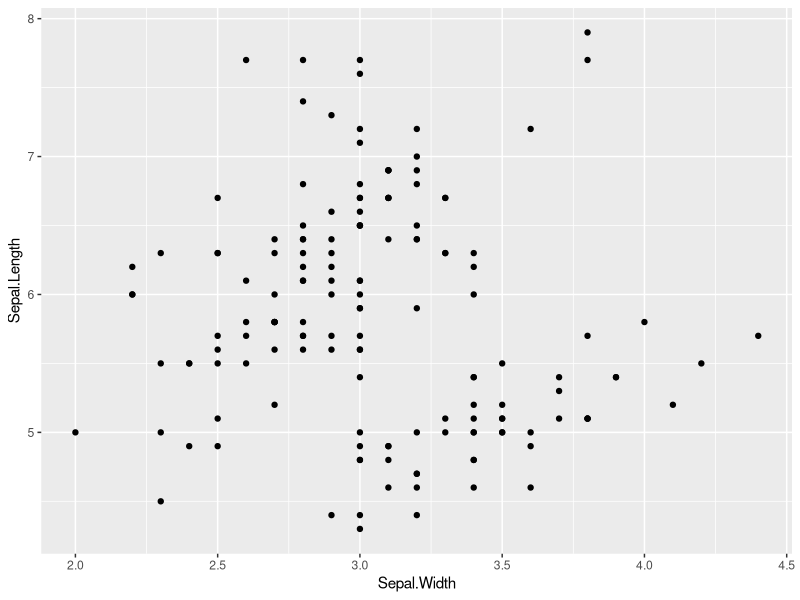
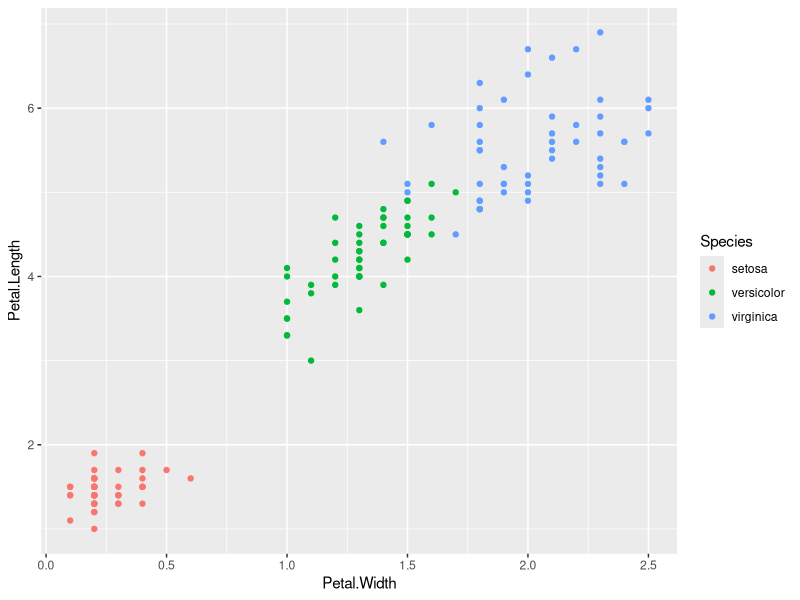
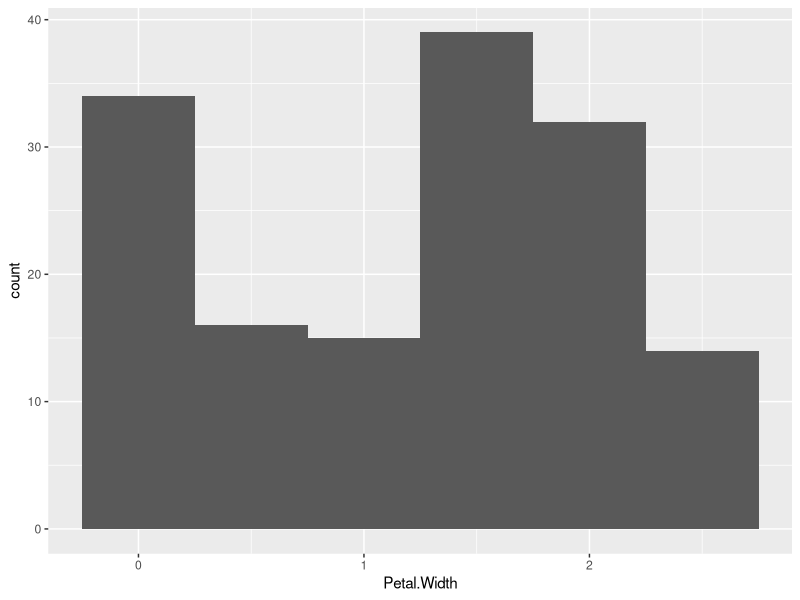
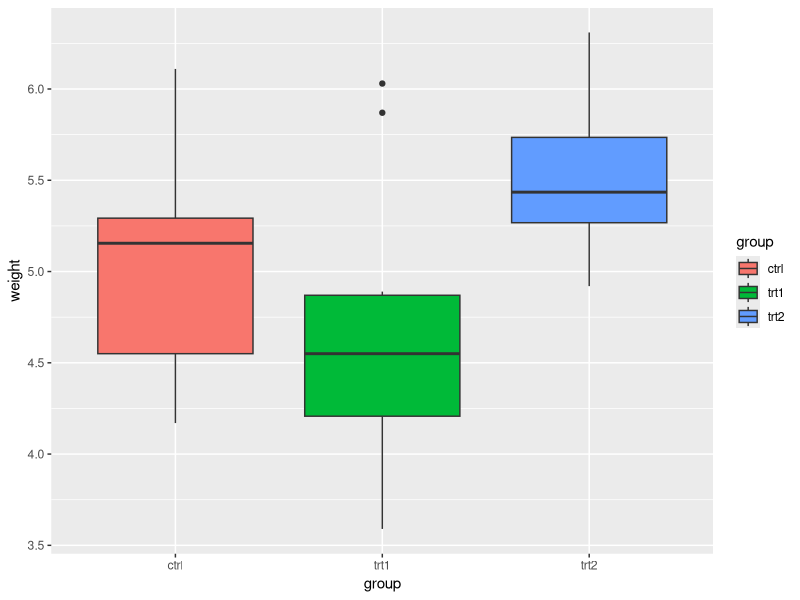
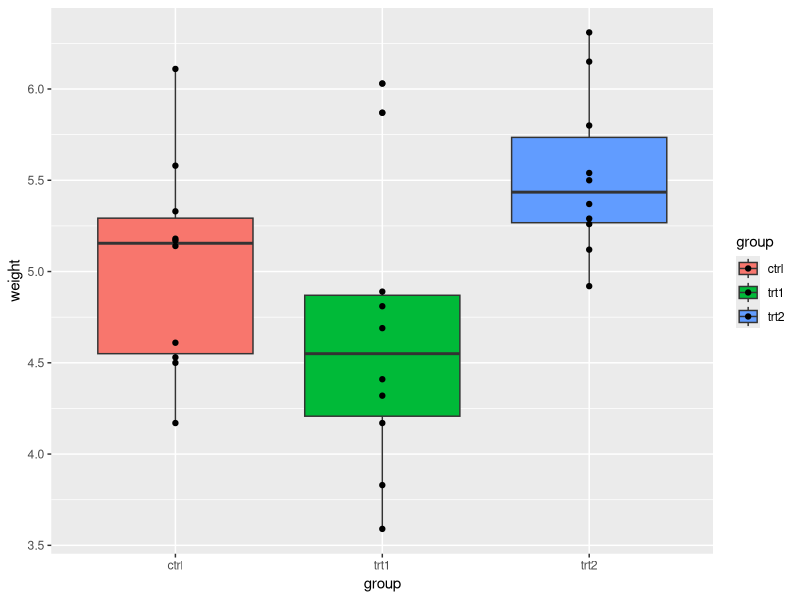

Here is the R script that generated these plots, in order:
# Tidyverse Exam – Data Manipulation in R (using `mtcars` dataset)

# tidyverse ---------------------------------------------------------------

# Use `df_mtcars` for Questions 1 - 10
library(tidyverse)
df_mtcars <- as_tibble(mtcars,
                       rownames = "model")

# 1. Filter rows where number of cylinders (`cyl`) is 6
# Write code to create a new data frame that only includes rows where `cyl == 6`.
# Assign to: `mtcars_cyl6`

mtcars_cyl6 <- filter(df_mtcars, cyl==6)
mtcars_cyl6   

# 2. Filter rows where number of gears (`gear`) is either 3 or 5
# Use `%in%` to filter the `df_mtcars` dataset for these two `gear` values.
# Assign to: `mtcars_g35`

mtcars_g35 <- filter(df_mtcars, gear %in% c(3,5))
mtcars_g35

# 3. Filter rows where miles per gallon (`mpg`) is greater than 25
# Create a subset of `df_mtcars` where `mpg > 25`.
# Assign to: `mtcars_mpg25`

mtcars_mpg25 <- filter(df_mtcars, mpg>25)
mtcars_mpg25

# 4. Filter rows where weight (`wt`) is less than 2.5 AND number of cylinders (`cyl`) is 4
# Combine logical conditions using `&`.
# Assign to: `mtcars_light_cyl4`

mtcars_light_cyl4 <- df_mtcars %>% 
  filter(wt<2.5 & cyl==4)
mtcars_light_cyl4

# 5. Sort `df_mtcars` by horsepower (`hp`) in ascending order
# Use `arrange()` to sort the data.
# Assign to: `mtcars_hp`

mtcars_hp <- arrange(df_mtcars, hp)
mtcars_hp

# 6. Sort `df_mtcars` by quarter mile time (`qsec`) in descending order
# Use `desc()` inside `arrange()`.
# Assign to: `mtcars_qsec`

mtcars_qsec <- arrange(df_mtcars, desc(qsec))
mtcars_qsec

# 7. Exclude the `drat` column
# Use `select()` with `-` (minus sign) to remove the column.
# Assign to: `mtcars_no_drat`

mtcars_no_drat <- select(df_mtcars, -drat)
mtcars_no_drat

# 8. Add a new column `ptw` that equals the ratio of horsepower (`hp`) to weight (`wt`) (`hp / wt`)
# Use `mutate()` to add the new column.
# Assign to: `mtcars_with_ptw`

mtcars_with_ptw <- df_mtcars %>% 
  mutate(ptw = hp/wt)

mtcars_with_ptw

# 9. Identify the car `model` with the highest `ptw` among cars with six cylinders (`cyl == 6`).
# Hint: Use `mtcars_with_ptw` and a chain of `filter()` and `arrange()` with `%>%`.
# Write the car model here: [Ferrari Dino]

mtcars_with_ptw %>% 
  filter(cyl == 6) %>% 
  arrange(desc(ptw))

# 10. Group by number of gears (`gear`) and summarize minimum & maximum values of `mpg`
# Use `group_by()` and `summarize()` to calculate minimum & maximum values of `mpg` within each group.
# Minimum and maximum values of each group should be represented as separate columns.
# Function `min()` returns the minimum value in a vector.
# Function `max()` returns the maximum value in a vector.
# Assign to: `mtcars_mpg_by_gear`

mtcars_mpg_by_gear <- df_mtcars %>% 
  group_by(gear) %>% 
  summarize(min_mpg = min(mpg),
            max_mpg = max(mpg))

mtcars_mpg_by_gear

# ggplot ------------------------------------------------------------------

# Visualization in R (using `iris` dataset)

## before you begin with the following questions, type the following code to check column names in the dataframe
colnames(iris) # output from this code is the column names that can be used in figures

# 11. Simple scatter plot of `Sepal.Length` vs `Sepal.Width` using `ggplot()`
# Assign to: `g_scat`
# Create a scatter plot with `Sepal.Width` on the x-axis and `Sepal.Length` on the y-axis.

g_scat <- iris %>% 
  ggplot(aes(y = Sepal.Length, 
             x = Sepal.Width)) +
  geom_point()

g_scat

# 12. Scatter plot with points colored by `Species`
# Assign to: `g_scat_col`
# Create a scatter plot with `Petal.Width` on the x-axis and `Petal.Length` on the y-axis,
# coloring points by `Species`.

g_scat_col <-iris %>% 
  ggplot(aes(x = Petal.Width, 
             y = Petal.Length,
             color = Species)) +
  geom_point()
  
g_scat_col

# 13. Histogram of `Petal.Width` with `binwidth = 0.5`
# Assign to: `g_hist`
# Create a histogram of `Petal.Width` with `binwidth` set to 0.5.

g_hist <- iris %>% 
  ggplot(aes(x=Petal.Width))+
  geom_histogram(binwidth = 0.5)

g_hist

# Visualization in R (using `PlantGrowth` dataset)

## before you begin with the following questions, type the following code to check column names in the dataframe
colnames(PlantGrowth) # output from this code is the column names that can be used in figures

# 14. Boxplot of `weight` grouped and filled by `group`
# Assign to: `g_bplot1`
# Create a boxplot of `weight` by `group`, filling boxes by `group`.

g_bplot1 <- PlantGrowth %>% 
  ggplot(aes(x = group,
             y = weight,
             fill = group))+
  geom_boxplot()

g_bplot1

# 15. Boxplot + scatter plot of `weight` by `group`
# Assign to: `g_bplot2`
# Create a boxplot of `weight` by `group`, then overlay points showing individual observations.

g_bplot2 <- PlantGrowth %>% 
  ggplot(aes(x = group, 
             y = weight,
             fill = group))+
  geom_boxplot()+
  geom_point()

g_bplot2
